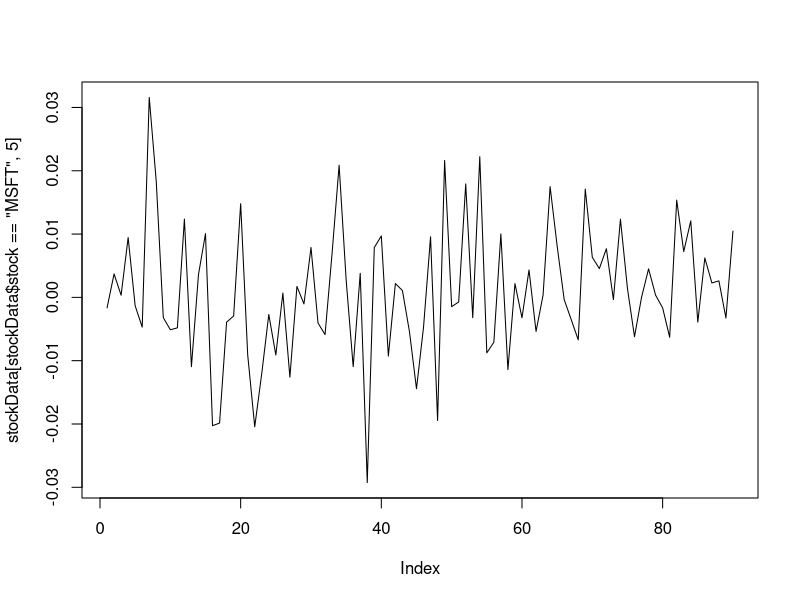

Write R code to recreate this figure.
#########################################
#
# Student ID:   D10126532
# Student Name: John Warde
# Course Code:  DT230B
# 
# Programming for Big Data Assignment 3
# 
# Section 2 Stock Performance
# 
#########################################

# TODO: 

# Notes from PDF:
# * Your solution should contain a textual description (ca. 1 page pdf) of your 
#   approach to the problem, including any assumptions you make.
# * Your code must be runnable, in other words it should be possible to source your
#   script in a brand new R session with the data set in the working directory. If you
#   use any R libraries (you may or may not), add a comment stating which functions
#   you are using from that library.
# * You will get more marks if your code is readable, well-indented, and above all
#   well-commented.
# * You will get more marks for appropriate use of the built-in functions of R and its
#   libraries.
# Marks
# * Correctly solve the problem for the 90 day data: up to 20 points
# * Be able to limit the analysis to a certain number of days: 5 points
# * If your solution is parallelised: extra 20 points
# * If your solution uses out-of-memory data: extra 20 points

# TODO: comment out/delete next line before submission
setwd("C:/JB/Home/Docs/JobHunt/Courses/MSc/Programming for Big Data/R/rassess")

# Read in the main data file as a data frame, cater for a header row and comma as separator
stockData <- read.table("stocksNumeric.csv", header=T, sep=",")

# Apply the stock codes to the numerical values, 
#  if Stock Codes change or are added/delete then 
#  the next line would need to be modified.
stockData$stock <- factor(as.factor(stockData$stock), labels=c("AAPL","GOOG","ORCL","INTC","SYMC","FB","CSCO","XRX","IBM","MSFT"))

# TODO: Testing here, remove redundant before submission
stockData[stockData$stock=="MSFT", ]
mean(stockData[stockData$stock=="MSFT", 5])


# Attch data frame so that we can use the plotting functions easily
attach(stockData)
plot(stockData[stockData$stock=="MSFT", 5], type="l")



